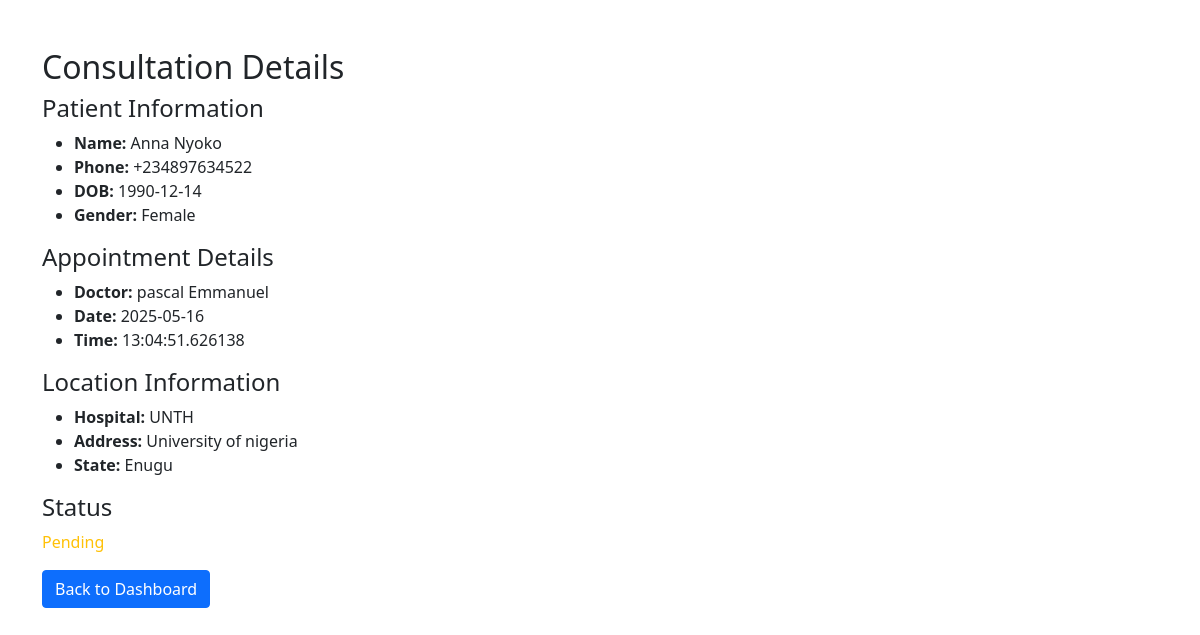
Before: /consultation/4 (signed in) with the older database file.
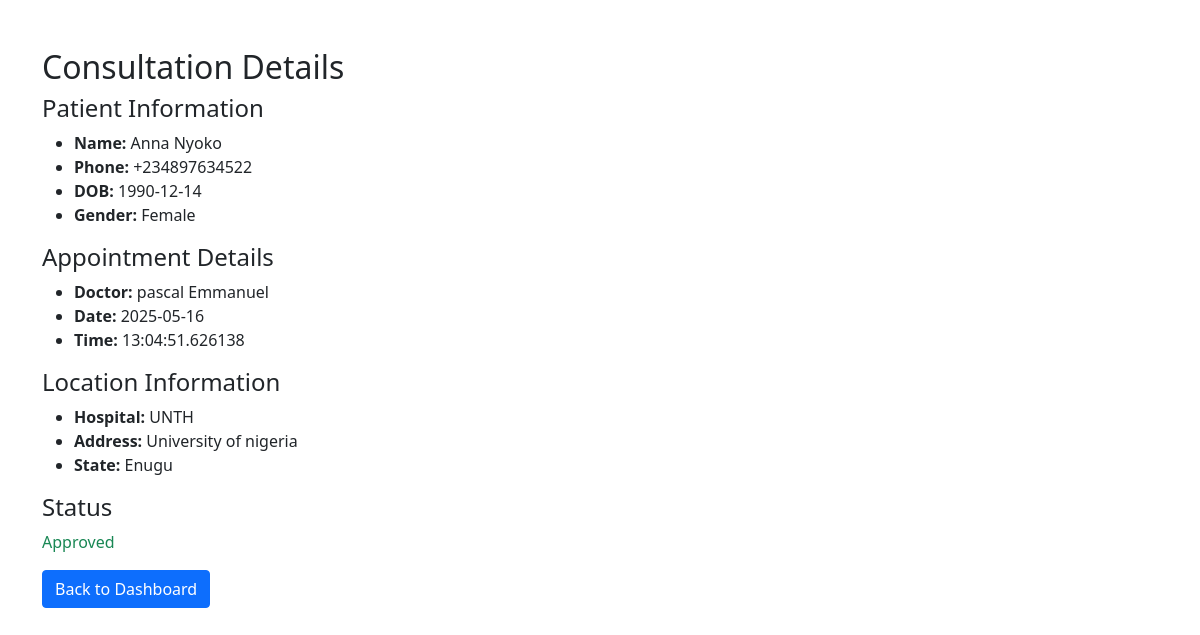
After: the same page with the newer database file.
### app.py (the view)
@app.route('/consultation/<int:consultation_id>')
@login_required
def consultation_details(consultation_id):
    consultation = Consultation.query.get_or_404(consultation_id)
    if consultation.user_id != current_user.id:
        abort(403)  # Forbidden if user tries to access someone else's record
    return render_template('consultation_details.html', consultation=consultation)

### app.py (called while the page is built)
@login_manager.user_loader
def load_user(user_id):
    user_type = session.get('user_type')
    if user_type == 'user':
        return User.query.get(int(user_id))
    elif user_type == 'doctor':
        return Doctor.query.get(int(user_id))
    return None

    @property
    def is_authenticated(self):
        return True

### templates/consultation_details.html (shortened to what this page needs)
<!DOCTYPE html>
<html>
<head>
    <link href="https://cdn.jsdelivr.net/npm/bootstrap@5.1.3/dist/css/bootstrap.min.css" rel="stylesheet">
</head>
<body class="container mt-5">
    <h2>Consultation Details</h2>
    <h4>Patient Information</h4>
    <ul>
        <li><strong>Name:</strong> {{ consultation.user.name }}</li>
        <li><strong>Phone:</strong> {{ consultation.user.phone }}</li>
        <li><strong>DOB:</strong> {{ consultation.user.dob }}</li>
        <li><strong>Gender:</strong> {{ consultation.user.gender }}</li>
    </ul>
    <h4>Appointment Details</h4>
    <ul>
        <li><strong>Doctor:</strong> {{ consultation.doctor.name }}</li>
        <li><strong>Date:</strong> {{ consultation.appointment_date }}</li>
        <li><strong>Time:</strong> {{ consultation.appointment_time }}</li>
    </ul>
    <h4>Location Information</h4>
    <ul>
        <li><strong>Hospital:</strong> {{ consultation.doctor.hospital.name }}</li>
        <li><strong>Address:</strong> {{ consultation.doctor.hospital.address }}</li>
        <li><strong>State:</strong> {{ consultation.doctor.hospital.state }}</li>
    </ul>
    <h4>Status</h4>
    <p>
        {% if consultation.status == 'Pending' %}
            <span class="text-warning">Pending</span>
        {% elif consultation.status == 'Approved' %}
            <span class="text-success">Approved</span>
        {% else %}
            <span class="text-danger">Rejected</span>
        {% endif %}
    </p>
    <a href="{{ url_for('user_dashboard') }}" class="btn btn-primary">Back to Dashboard</a>
</body>
</html>

Changed rows visible on the page:
changed Consultation: status "Pending" → "Approved" (drawn)
Other visible differences:
text no longer shown: "Pending"
text now shown: "Approved"
